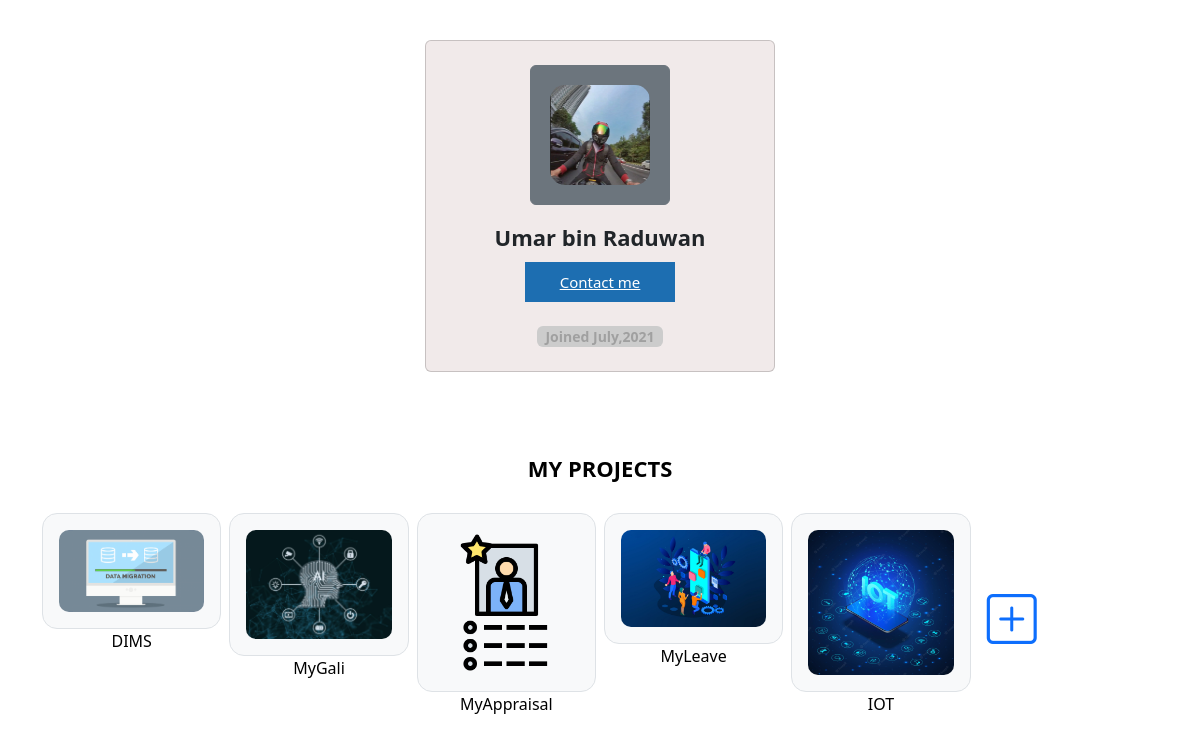
Before: / with the older database file.
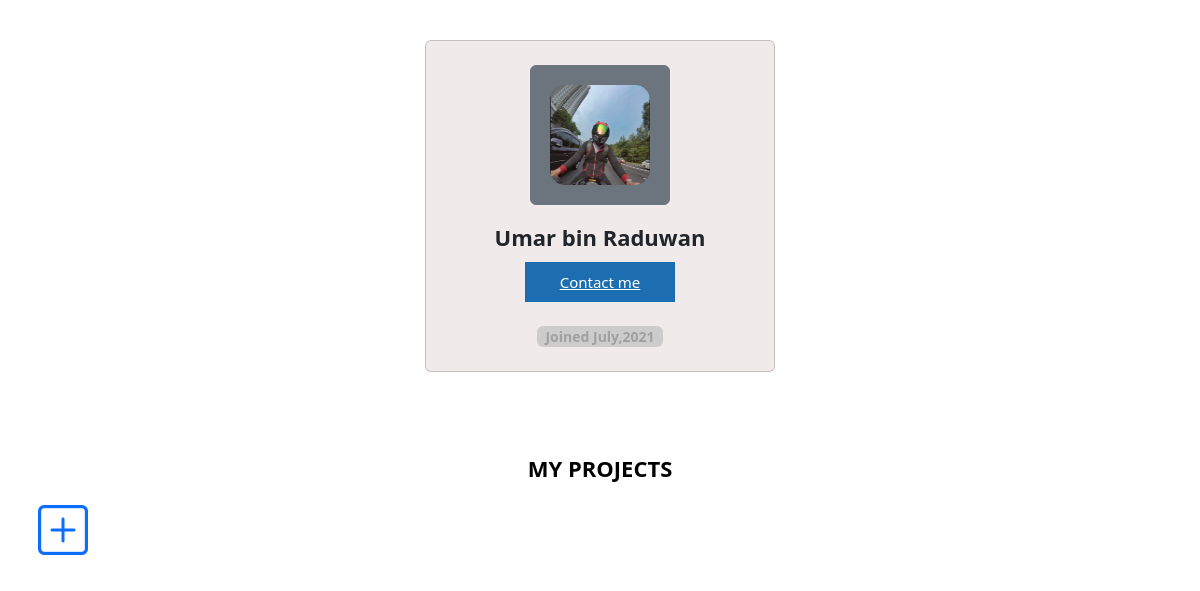
After: the same page with the newer database file.
### myapp/models.py (models this page shows)
class item(models.Model):
    name = models.TextField(max_length=200)
    image = models.ImageField(upload_to=filepath,blank=True)

### myapp/views.py (the view)
# urls.py: path('', views.index, name='index'),
def index(request):
    products = item.objects.all()
    context = {'products':products}
    return render(request, 'profile.html', context)

### myapp/templates/profile.html (shortened to what this page needs)
{% load static %}
<link rel="stylesheet" href="{% static 'index.css' %}">
<!doctype html>
<html lang="en">
    <head>
        <link href="https://cdn.jsdelivr.net/npm/bootstrap@5.2.1/dist/css/bootstrap.min.css" rel="stylesheet">
        <link rel="stylesheet" href="https://cdn.jsdelivr.net/npm/bootstrap-icons@1.5.0/font/bootstrap-icons.css">
    </head>
    <body class="contain-center">
        <div class="container mt-4 mb-4 p-3 d-flex justify-content-center">
            <div class="card p-4" style="background-color: rgb(241, 234, 234);">
                <div class=" image d-flex flex-column justify-content-center align-items-center">
                    <button class="btn btn-secondary">
                        <img src="/static/img/wallpaper.PNG" height="100" width="100"  style="border-radius: 15px;"/>
                    </button>
                    <span class="name mt-3">Umar bin Raduwan</span>
                    <div class=" d-flex mt-2">
                        <button type="button" class="btn1 btn-dark"><a href="/contact" style="color:white;">Contact me</a></button>
                    </div>
                    <div class=" px-2 rounded mt-4 date ">
                        <span class="join">Joined July,2021
                        </span>
                    </div>
                </div>
            </div>
        </div>
        <div class="container mt-4 mb-4 p-1 d-flex justify-content-center">
        </div>
        <div class="container mt-4 mb-4 p-1 d-flex justify-content-center">
            <div>
                <div class=" image d-flex flex-column justify-content-center align-items-center">
                    <span class="name mt-1" style="color: rgb(0, 0, 0);">MY PROJECTS</span>
                </div>
            </div>
        </div>
        <div class="container d-flex">
            <div class="row g-2" class="align-self-stretch">
                {% for p in products %}
                <div class="col-2 Hov">
                    <div class="p-3 border bg-light" style="border-radius: 15px;">
                        <img src="{{ p.image.url }}"
                        alt="Generic placeholder image" class="img-fluid"
                        style="border-radius: 10px;">
                    </div>
                    <p class="row d-flex justify-content-center align-items-center" style="color: rgb(0, 0, 0);">{{ p.name }}</p>
                </div>
                {% endfor %}
                <div class="col-2 row d-flex justify-content-center align-items-center">
                    <div style="border-radius: 15px;">
                        <a href="image"><i class="bi bi-plus-square"></i></i></a>
                    </div>
                </div>
            </div>
        </div>
    </body>
</html>

### myapp/static/index.css (style rules this page uses)
* { margin: 0; padding: 0 }
.card { width: 350px; background-color: #efefef; border: none; cursor: pointer; transition: all 0.5s; }
.image img { transition: all 0.5s }
.btn { height: 140px; width: 140px; border-radius: 50% }
.name { font-size: 22px; font-weight: bold; }
.btn1 { height: 40px; width: 150px; border: none; background-color: rgb(29, 110, 177); color: #aeaeae; font-size: 15px; }
i { font-size: 50px }
.join { font-size: 14px; color: #a0a0a0; font-weight: bold }
.date { background-color: #ccc }

Changed rows visible on the page:
removed item: image (picture), name "DIMS"
removed item: image (picture), name "MyGali"
removed item: image (picture), name "MyAppraisal"
removed item: image (picture), name "MyLeave"
removed item: image (picture), name "IOT"
